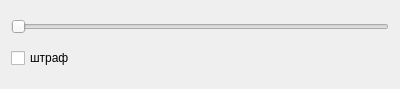
<?xml version="1.0" encoding="UTF-8"?>
<ui version="4.0">
 <class>Form</class>
 <widget class="QWidget" name="Form">
  <property name="geometry">
   <rect>
    <x>0</x>
    <y>0</y>
    <width>400</width>
    <height>89</height>
   </rect>
  </property>
  <property name="windowTitle">
   <string>Form</string>
  </property>
  <layout class="QVBoxLayout" name="verticalLayout">
   <item>
    <widget class="QSlider" name="horizontalSlider">
     <property name="orientation">
      <enum>Qt::Horizontal</enum>
     </property>
    </widget>
   </item>
   <item>
    <widget class="QCheckBox" name="checkBox">
     <property name="text">
      <string>штраф</string>
     </property>
    </widget>
   </item>
  </layout>
 </widget>
 <resources/>
 <connections/>
</ui>
